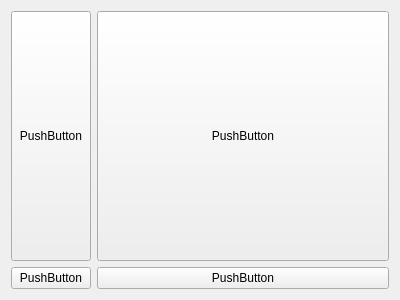
<?xml version="1.0" encoding="UTF-8"?>
<ui version="4.0">
 <class>Form</class>
 <widget class="QWidget" name="Form">
  <property name="geometry">
   <rect>
    <x>0</x>
    <y>0</y>
    <width>400</width>
    <height>300</height>
   </rect>
  </property>
  <property name="windowTitle">
   <string>Form</string>
  </property>
  <layout class="QFormLayout" name="formLayout">
   <item row="0" column="0">
    <widget class="Btn" name="pushButton">
     <property name="sizePolicy">
      <sizepolicy hsizetype="Minimum" vsizetype="Expanding">
       <horstretch>0</horstretch>
       <verstretch>1</verstretch>
      </sizepolicy>
     </property>
     <property name="text">
      <string>PushButton</string>
     </property>
    </widget>
   </item>
   <item row="0" column="1">
    <widget class="QPushButton" name="pushButton_2">
     <property name="sizePolicy">
      <sizepolicy hsizetype="Minimum" vsizetype="Expanding">
       <horstretch>0</horstretch>
       <verstretch>2</verstretch>
      </sizepolicy>
     </property>
     <property name="text">
      <string>PushButton</string>
     </property>
    </widget>
   </item>
   <item row="1" column="0">
    <widget class="QPushButton" name="pushButton_3">
     <property name="text">
      <string>PushButton</string>
     </property>
    </widget>
   </item>
   <item row="1" column="1">
    <widget class="QPushButton" name="pushButton_4">
     <property name="text">
      <string>PushButton</string>
     </property>
    </widget>
   </item>
  </layout>
 </widget>
 <customwidgets>
  <customwidget>
   <class>Btn</class>
   <extends>QPushButton</extends>
   <header>Custom_widget</header>
  </customwidget>
 </customwidgets>
 <resources/>
 <connections>
  <connection>
   <sender>pushButton</sender>
   <signal>toggled(bool)</signal>
   <receiver>Form</receiver>
   <slot>close()</slot>
   <hints>
    <hint type="sourcelabel">
     <x>143</x>
     <y>71</y>
    </hint>
    <hint type="destinationlabel">
     <x>-59</x>
     <y>111</y>
    </hint>
   </hints>
  </connection>
 </connections>
 <slots>
  <slot>btn_click()</slot>
 </slots>
</ui>
